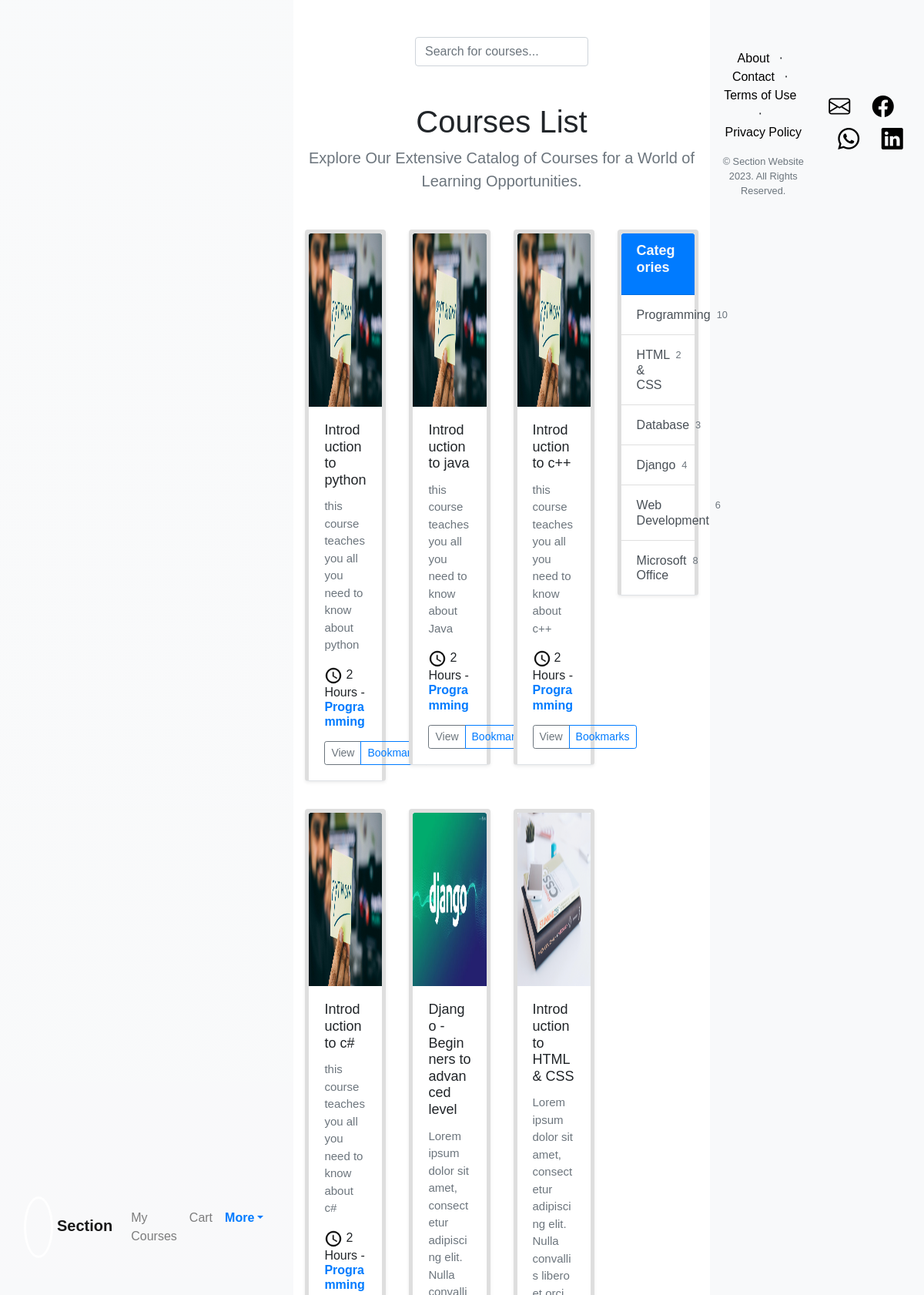
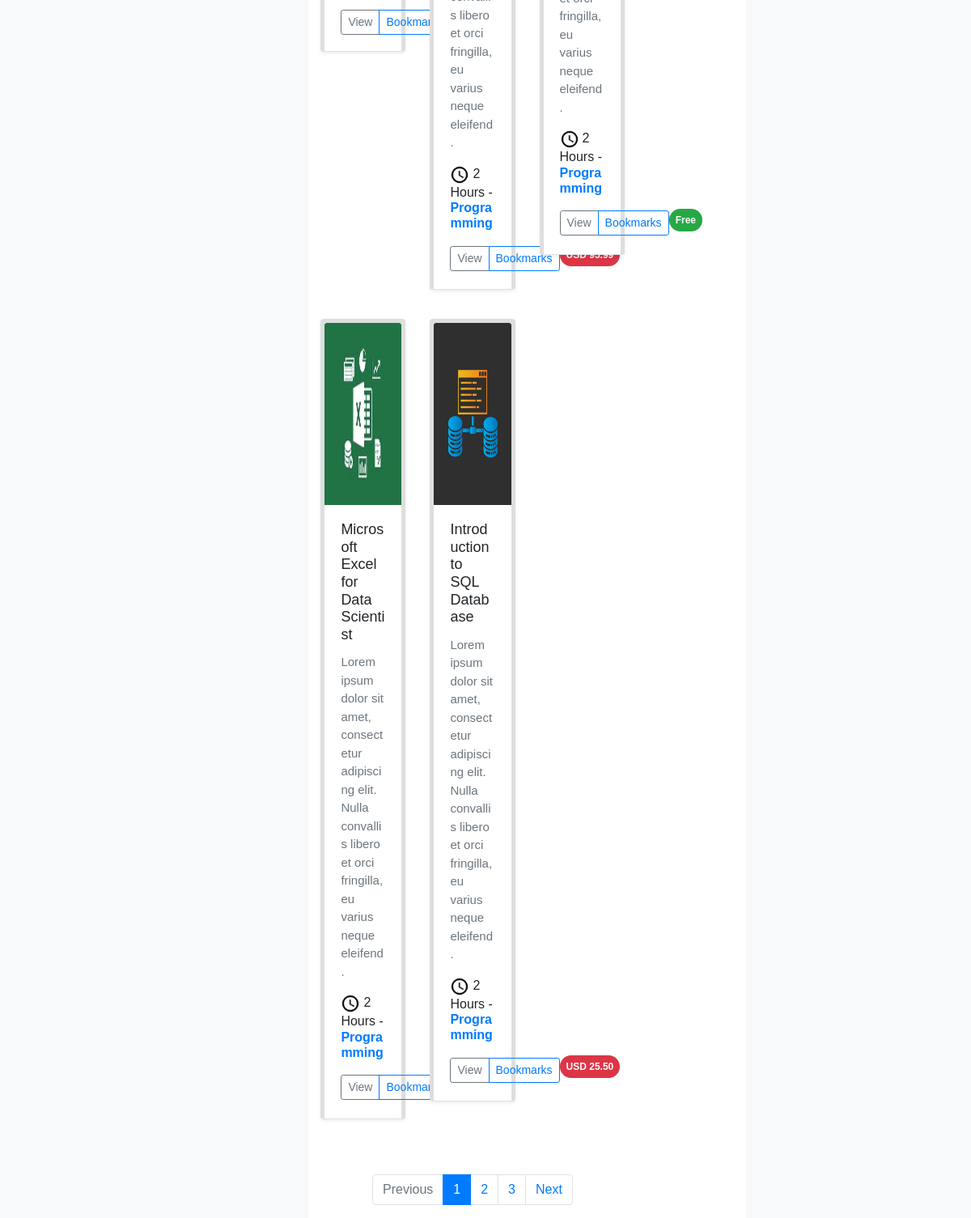
The page /views/courses.php (signed in) on the database its author committed (2 pictures, top to bottom).
### tables this page shows
CREATE TABLE `course_table` (
  `ID` int(11) NOT NULL,
  `name` varchar(100) NOT NULL,
  `preview` varchar(200) NOT NULL,
  `instructorID` int(11) NOT NULL,
  `price` int(11) NOT NULL,
  `Category` varchar(100) NOT NULL,
  `level` varchar(100) NOT NULL,
  `startdate` date DEFAULT NULL,
  `enddate` date DEFAULT NULL,
  `courseinfo` varchar(500) NOT NULL
);

### db/Dbh.php (called while the page is built, shortened)
<?php
class DBh
{
	private $servername;
	private $username;
	private $password;
	private $dbname;
	private $conn;
	function __construct()
	{
		$this->servername = DB_SERVER;
		$this->username = DB_USER;
		$this->password = DB_PASS;
		$this->dbname = DB_DATABASE;
	}
	public function connect()
	{
		$this->conn = new mysqli($this->servername, $this->username, $this->password, $this->dbname);
		return $this->conn;
	}
	public function query($sql)
	{
		if (!empty($sql)) {
			$this->result = $this->conn->query($sql);
			return $this->result;
		} else {
			return false;
		}
	}
}

### models/Models.php (called while the page is built)
<?php
require_once("../db/Dbh.php");
abstract class Model{
    protected $db;
    protected $conn;
    public function connect(){
        if(null === $this->conn ){
            $this->db = new Dbh();
        }
        return $this->db;
    }
}
?>

### models/classcourse.php (called while the page is built, shortened)
<?php
require '../models/classsection.php';
require_once("Models.php");
class Course extends Model
{
    private $id;
    private $name;
    private $preview;
    private $courses;
    public function __construct($id = "", $name = "", $preview = "", $instructor = "", $price = "", $category = "", $level = "", $enddate = "", $startdate = "", $courseinfo = "")
    {
        $this->db = $this->connect();
        $this->id = $id;
        $this->name = $name;
        $this->preview = $preview;
    }
    public function getRequirementsByCourseID($courseID)
{
    $sql = "SELECT cr.req, crv.value
            FROM course_req_value crv
            JOIN course_req cr ON crv.course_req_ID = cr.ID
            WHERE crv.course_ID = ?";
    $stmt = $this->db->prepare($sql);
    $stmt->bind_param('i', $courseID);
    $stmt->execute();
    $result = $stmt->get_result();
    $requirements = array();
    while ($row = $result->fetch_assoc()) {
        $requirements[] = new req("",$row['req'], $row['value']);
    }
    return $requirements;
}
    public function fetchCourses()
    {
        $this->courses = array();
        $this->db = $this->connect();
        $result = $this->readCourses();
        while ($row = $result->fetch_assoc()) {
            $req_result = $this->getRequirementsByCourseID($row["ID"]);
            array_push(
                $this->courses,
                new Course(
                    $row["ID"],
                    $row["name"],
                    $row["preview"],
                    $row["instructorID"],
                    $row["price"],
                    $row["Category"],
                    $row["level"],
                    $row["enddate"],
                    $row["startdate"],
                    $row["courseinfo"],
                $req_result
                ));
        }
    }
    private function readCourses()
    {
        $sql = "SELECT * FROM course_table";
        $result = $this->db->query($sql);
        return $result;
    }
    public function getId()
    {
        return $this->id;
    }
    public function getName()
    {
        return $this->name;
    }
    public function getPerview()
    {
        return $this->preview;
    }
    public function getCourses()
    {
        return $this->courses;
    }
}

### views/courses.php (the view, shortened to what this page needs)
<!DOCTYPE html>
<html lang="en">
<?php
include("partials/head.php");
echo '<body>';
include("partials/navbar.php");
?>
<div class="container-fluid py-5 bg-body-tertiary">
    <div class="col-lg-6 mx-auto">
        <form class="form-group">
            <input class="form-control form-control" type="search" placeholder="Search for courses..." />
        </form>
    </div>
    <div class="text-sm-start text-lg-center my-5">
        <h1>Courses List</h1>
        <p class="lead fw-normal text-muted">Explore Our Extensive Catalog of Courses for a World of Learning Opportunities.</p>
    </div>
    <?php
    require '../models/classcourse.php';
    ?>
    <div d="gallery" class="row row-cols-1 row-cols-sm-1 row-cols-md-2 g-3 gallery">
        <div class="col-md-9">
            <div class="row row-cols-1 row-cols-sm-2 row-cols-md-3 g-3 mb-5">
                <?php
                $courseObject = new Course();
                $courseObject->fetchCourses();
                foreach ($courseObject->getCourses() as $course) {
                    echo '<div class="col gallery-item">';
                    echo '    <div class="card shadow-sm border-bottom border-5">';
                    echo '        <a href="coursecontent.php?course_id=' . $course->getId() . '" class="card-img">';
                    echo '            <img class="bd-placeholder-img card-img-top" style="height: 225px;width: 100%;" src="../public/assets/img/python.jpg">';
                    echo '        </a>';
                    echo '        <div class="card-body">';
                    echo '            <h3 class="card-title h4">';
                    echo '                Introduction to ' .  $course->getName();
                    echo '            </h3>';
                    echo '            <p class="card-text text-muted">' . $course->getPerview() . '</p>';
                    echo '            <p class="card-text h6 mb-3">';
                    echo '                <img class="rounded-circle me-1" style="height: 24px;width: 24px;" src="static/assets/img/clock.png">2 Hours &dash; <span class="text-primary fw-bold">Programming</span>';
                    echo '            </p>';
                    echo '            <div class="d-flex justify-content-between align-items-center">';
                    echo '                <div class="btn-group">';
                    echo '                    <a href="detail.php?course_id=' . $course->getId() . '" type="button" class="btn btn-sm btn-outline-secondary">View</a>';
                    echo '                    <a href="bookmark.php" type="button" class="btn btn-sm btn-outline-primary">Bookmarks</a>';
                    echo '                </div>';
                    echo '            </div>';
                    echo '        </div>';
                    echo '    </div>';
                    echo '</div>';
                }
                ?>
                <div class="col gallery-item">
                    <div class="card shadow-sm border-bottom border-5">
                        <a href="detail.php" class="card-img">
                            <img class="bd-placeholder-img card-img-top" style="height: 225px;width: 100%;" src="static/assets/img/django.jpg">
                        </a>
                        <div class="card-body">
                            <h3 class="card-title h4">
                                Django - Beginners to advanced level
                            </h3>
                            <p class="card-text text-muted">Lorem ipsum dolor sit amet, consectetur adipiscing elit. Nulla convallis libero et orci fringilla, eu varius neque eleifend.</p>
                            <p class="card-text h6 mb-3">
                                <img class="rounded-circle me-1" style="height: 24px;width: 24px;" src="static/assets/img/clock.png">2 Hours &dash; <span class="text-primary fw-bold">Programming</span>
                            </p>
                            <div class="d-flex justify-content-between align-items-center">
                                <div class="btn-group">
                                    <a href="detail.php" type="button" class="btn btn-sm btn-outline-secondary">View</a>
                                    <a href="bookmark.php" type="button" class="btn btn-sm btn-outline-primary">Bookmarks</a>
                                </div>
                                <small class="badge rounded-pill text-light bg-danger p-2 h6">USD 95.99</small>
                            </div>
                        </div>
                    </div>
                </div>
                <div class="col gallery-item">
                    <div class="card shadow-sm border-bottom border-5">
                        <a href="detail.php" a class="card-img">
                            <img class="bd-placeholder-img card-img-top" style="height: 225px;width: 100%;" src="static/assets/img/css.jpg">
                        </a>
                        <div class="card-body">
                            <h3 class="card-title h4">
                                Introduction to HTML & CSS
                            </h3>
                            <p class="card-text text-muted">Lorem ipsum dolor sit amet, consectetur adipiscing elit. Nulla convallis libero et orci fringilla, eu varius neque eleifend.</p>
                            <p class="card-text h6 mb-3">
                                <img class="rounded-circle me-1" style="height: 24px;width: 24px;" src="static/assets/img/clock.png">2 Hours &dash; <span class="text-primary fw-bold">Programming</span>
                            </p>
                            <div class="d-flex justify-content-between align-items-center">
                                <div class="btn-group">
                                    <a href="detail.php" type="button" class="btn btn-sm btn-outline-secondary">View</a>
                                    <a href="bookmark.php" type="button" class="btn btn-sm btn-outline-primary">Bookmarks</a>
                                </div>
                                <small class="badge rounded-pill text-light bg-success p-2 h6">Free</small>
                            </div>
                        </div>
                    </div>
                </div>
                <div class="col gallery-item">
                    <div class="card shadow-sm border-bottom border-5">
                        <a href="detail.php" class="card-img">
                            <img class="bd-placeholder-img card-img-top" style="height: 225px;width: 100%;" src="static/assets/img/excel.jpg">
                        </a>
                        <div class="card-body">
                            <h3 class="card-title h4">
                                Microsoft Excel for Data Scientist
                            </h3>
                            <p class="card-text text-muted">Lorem ipsum dolor sit amet, consectetur adipiscing elit. Nulla convallis libero et orci fringilla, eu varius neque eleifend.</p>
                            <p class="card-text h6 mb-3">
                                <img class="rounded-circle me-1" style="height: 24px;width: 24px;" src="static/assets/img/clock.png">2 Hours &dash; <span class="text-primary fw-bold">Programming</span>
                            </p>
                            <div class="d-flex justify-content-between align-items-center">
                                <div class="btn-group">
                                    <a href="detail.php" type="button" class="btn btn-sm btn-outline-secondary">View</a>
                                    <a href="bookmark.php" type="button" class="btn btn-sm btn-outline-primary">Bookmarks</a>
                                </div>
                                <small class="badge rounded-pill text-light bg-success p-2 h6">Free</small>
                            </div>
                        </div>
                    </div>
                </div>
                <div class="col gallery-item">
                    <div class="card shadow-sm border-bottom border-5">
                        <a href="detail.php" class="card-img">
                            <img class="bd-placeholder-img card-img-top" style="height: 225px;width: 100%;" src="static/assets/img/db.jpg">
                        </a>
                        <div class="card-body">
                            <h3 class="card-title h4">
                                Introduction to SQL Database
                            </h3>
                            <p class="card-text text-muted">Lorem ipsum dolor sit amet, consectetur adipiscing elit. Nulla convallis libero et orci fringilla, eu varius neque eleifend.</p>
                            <p class="card-text h6 mb-3">
                                <img class="rounded-circle me-1" style="height: 24px;width: 24px;" src="static/assets/img/clock.png">2 Hours &dash; <span class="text-primary fw-bold">Programming</span>
                            </p>
                            <div class="d-flex justify-content-between align-items-center">
                                <div class="btn-group">
                                    <a href="detail.php" type="button" class="btn btn-sm btn-outline-secondary">View</a>
                                    <a href="bookmark.php" type="button" class="btn btn-sm btn-outline-primary">Bookmarks</a>
                                </div>
                                <small class="badge rounded-pill text-light bg-danger p-2 h6">USD 25.50</small>
                            </div>
                        </div>
                    </div>
                </div>
            </div>
            <nav aria-label="Page navigation example">
                <ul class="pagination justify-content-center">
                    <li class="page-item disabled"><a class="page-link">Previous</a></li>
                    <li class="page-item active"><a class="page-link" href="#">1</a></li>
                    <li class="page-item"><a class="page-link" href="#">2</a></li>
                    <li class="page-item"><a class="page-link" href="#">3</a></li>
                    <li class="page-item"><a class="page-link" href="#">Next</a></li>
                </ul>
            </nav>
        </div>
        <div class="col-md-3">
            <div class="card shadow-sm border-bottom border-5">
                <div class="card-header bg-primary text-light">
                    <h4 class="card-title">Categories</h4>
                </div>
                <div class="list-group list-group-flush">
                    <a href="#" class="list-group-item list-group-item-action d-flex gap-3 py-3" aria-current="true">
                        <div class="d-flex gap-2 w-100 justify-content-between">
                            <h6 class="mb-0">Programming</h6>
                            <small class="text-muted">10</small>
                        </div>
                    </a>
                    <a href="#" class="list-group-item list-group-item-action d-flex gap-3 py-3" aria-current="true">
                        <div class="d-flex gap-2 w-100 justify-content-between">
                            <h6 class="mb-0">HTML & CSS</h6>
                            <small class="text-muted">2</small>
                        </div>
                    </a>
                    <a href="#" class="list-group-item list-group-item-action d-flex gap-3 py-3" aria-current="true">
                        <div class="d-flex gap-2 w-100 justify-content-between">
                            <h6 class="mb-0">Database</h6>
                            <small class="text-muted">3</small>
                        </div>
                    </a>
                    <a href="#" class="list-group-item list-group-item-action d-flex gap-3 py-3" aria-current="true">
                        <div class="d-flex gap-2 w-100 justify-content-between">
                            <h6 class="mb-0">Django</h6>
                            <small class="text-muted">4</small>
                        </div>
                    </a>
                    <a href="#" class="list-group-item list-group-item-action d-flex gap-3 py-3" aria-current="true">
                        <div class="d-flex gap-2 w-100 justify-content-between">
                            <h6 class="mb-0">Web Development</h6>
                            <small class="text-muted">6</small>
                        </div>
                    </a>
                    <a href="#" class="list-group-item list-group-item-action d-flex gap-3 py-3" aria-current="true">
                        <div class="d-flex gap-2 w-100 justify-content-between">
                            <h6 class="mb-0">Microsoft Office</h6>
                            <small class="text-muted">8</small>
                        </div>
                    </a>
                </div>
            </div>
        </div>
    </div>
</div>
<?php
include("partials/footer.php")
?>
</body>
</html>

### rows shown on the page
course_table: name "python", preview "this course teaches you all you need to know about python"
course_table: name "java", preview "this course teaches you all you need to know about Java"
course_table: name "c++", preview "this course teaches you all you need to know about c++"
course_table: name "c#", preview "this course teaches you all you need to know about c#"
